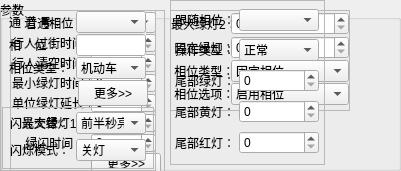
  <widget class="QGroupBox" name="groupBox_4">
   <property name="geometry">
    <rect>
     <x>10</x>
     <y>0</y>
     <width>401</width>
     <height>171</height>
    </rect>
   </property>
   <property name="title">
    <string>参数</string>
   </property>
   <widget class="QFrame" name="dlgFrameCom1">
    <property name="geometry">
     <rect>
      <x>10</x>
      <y>10</y>
      <width>155</width>
      <height>165</height>
     </rect>
    </property>
    <property name="minimumSize">
     <size>
      <width>155</width>
      <height>165</height>
     </size>
    </property>
    <property name="maximumSize">
     <size>
      <width>155</width>
      <height>165</height>
     </size>
    </property>
    <property name="frameShape">
     <enum>QFrame::StyledPanel</enum>
    </property>
    <property name="frameShadow">
     <enum>QFrame::Raised</enum>
    </property>
    <layout class="QGridLayout" name="gridLayout">
     <property name="horizontalSpacing">
      <number>1</number>
     </property>
     <property name="verticalSpacing">
      <number>0</number>
     </property>
     <property name="margin">
      <number>1</number>
     </property>
     <item row="0" column="0">
      <widget class="QLabel" name="comLb_1">
       <property name="minimumSize">
        <size>
         <width>78</width>
         <height>0</height>
        </size>
       </property>
       <property name="maximumSize">
        <size>
         <width>78</width>
         <height>16777215</height>
        </size>
       </property>
       <property name="text">
        <string>    普通相位：</string>
       </property>
      </widget>
     </item>
     <item row="0" column="1">
      <widget class="QComboBox" name="comCbId">
       <property name="minimumSize">
        <size>
         <width>65</width>
         <height>0</height>
        </size>
       </property>
       <property name="maximumSize">
        <size>
         <width>65</width>
         <height>16777215</height>
        </size>
       </property>
      </widget>
     </item>
     <item row="1" column="0">
      <widget class="QLabel" name="comLb_2">
       <property name="minimumSize">
        <size>
         <width>78</width>
         <height>0</height>
        </size>
       </property>
       <property name="maximumSize">
        <size>
         <width>78</width>
         <height>16777215</height>
        </size>
       </property>
       <property name="text">
        <string>行人过街时间：</string>
       </property>
      </widget>
     </item>
     <item row="1" column="1">
      <widget class="QSpinBox" name="comSbPedGreen">
       <property name="minimumSize">
        <size>
         <width>65</width>
         <height>0</height>
        </size>
       </property>
       <property name="maximumSize">
        <size>
         <width>65</width>
         <height>16777215</height>
        </size>
       </property>
      </widget>
     </item>
     <item row="2" column="0">
      <widget class="QLabel" name="comLb_3">
       <property name="minimumSize">
        <size>
         <width>78</width>
         <height>0</height>
        </size>
       </property>
       <property name="maximumSize">
        <size>
         <width>78</width>
         <height>16777215</height>
        </size>
       </property>
       <property name="text">
        <string>行人清空时间：</string>
       </property>
      </widget>
     </item>
     <item row="2" column="1">
      <widget class="QSpinBox" name="comSbPedClean">
       <property name="minimumSize">
        <size>
         <width>65</width>
         <height>0</height>
        </size>
       </property>
       <property name="maximumSize">
        <size>
         <width>65</width>
         <height>16777215</height>
        </size>
       </property>
      </widget>
     </item>
     <item row="3" column="0">
      <widget class="QLabel" name="comLb_4">
       <property name="minimumSize">
        <size>
         <width>78</width>
         <height>0</height>
        </size>
       </property>
       <property name="maximumSize">
        <size>
         <width>78</width>
         <height>16777215</height>
        </size>
       </property>
       <property name="text">
        <string>最小绿灯时间：</string>
       </property>
      </widget>
     </item>
     <item row="3" column="1">
      <widget class="QSpinBox" name="comSbMinGreen">
       <property name="minimumSize">
        <size>
         <width>65</width>
         <height>0</height>
        </size>
       </property>
       <property name="maximumSize">
        <size>
         <width>65</width>
         <height>16777215</height>
        </size>
       </property>
      </widget>
     </item>
     <item row="4" column="0">
      <widget class="QLabel" name="comLb_5">
       <property name="minimumSize">
        <size>
         <width>78</width>
         <height>0</height>
        </size>
       </property>
       <property name="maximumSize">
        <size>
         <width>78</width>
         <height>16777215</height>
        </size>
       </property>
       <property name="text">
        <string>单位绿灯延长：</string>
       </property>
      </widget>
     </item>
     <item row="4" column="1">
      <widget class="QSpinBox" name="comSbUnitDelay">
       <property name="minimumSize">
        <size>
         <width>65</width>
         <height>0</height>
        </size>
       </property>
       <property name="maximumSize">
        <size>
         <width>65</width>
         <height>16777215</height>
        </size>
       </property>
      </widget>
     </item>
     <item row="5" column="0">
      <widget class="QLabel" name="comLb_6">
       <property name="minimumSize">
        <size>
         <width>78</width>
         <height>0</height>
        </size>
       </property>
       <property name="maximumSize">
        <size>
         <width>78</width>
         <height>16777215</height>
        </size>
       </property>
       <property name="text">
        <string>   最大绿灯1：</string>
       </property>
      </widget>
     </item>
     <item row="5" column="1">
      <widget class="QSpinBox" name="comSbMaxGreen1">
       <property name="minimumSize">
        <size>
         <width>65</width>
         <height>0</height>
        </size>
       </property>
       <property name="maximumSize">
        <size>
         <width>65</width>
         <height>16777215</height>
        </size>
       </property>
      </widget>
     </item>
     <item row="6" column="0">
      <widget class="QLabel" name="comLb_7">
       <property name="minimumSize">
        <size>
         <width>78</width>
         <height>0</height>
        </size>
       </property>
       <property name="maximumSize">
        <size>
         <width>78</width>
         <height>16777215</height>
        </size>
       </property>
       <property name="text">
        <string>    绿闪时间：</string>
       </property>
      </widget>
     </item>
     <item row="6" column="1">
      <widget class="QSpinBox" name="comSbFlashGreen">
       <property name="minimumSize">
        <size>
         <width>65</width>
         <height>0</height>
        </size>
       </property>
       <property name="maximumSize">
        <size>
         <width>65</width>
         <height>16777215</height>
        </size>
       </property>
      </widget>
     </item>
     <item row="7" column="1">
      <widget class="QPushButton" name="comBtnMore">
       <property name="minimumSize">
        <size>
         <width>70</width>
         <height>0</height>
        </size>
       </property>
       <property name="maximumSize">
        <size>
         <width>70</width>
         <height>16777215</height>
        </size>
       </property>
       <property name="text">
        <string>更多&gt;&gt;</string>
       </property>
      </widget>
     </item>
    </layout>
   </widget>
   <widget class="QFrame" name="dlgFrameCom2">
    <property name="geometry">
     <rect>
      <x>170</x>
      <y>10</y>
      <width>180</width>
      <height>101</height>
     </rect>
    </property>
    <property name="minimumSize">
     <size>
      <width>165</width>
      <height>0</height>
     </size>
    </property>
    <property name="maximumSize">
     <size>
      <width>180</width>
      <height>16777215</height>
     </size>
    </property>
    <property name="frameShape">
     <enum>QFrame::StyledPanel</enum>
    </property>
    <property name="frameShadow">
     <enum>QFrame::Raised</enum>
    </property>
    <layout class="QGridLayout" name="gridLayout_2">
     <property name="leftMargin">
      <number>0</number>
     </property>
     <property name="topMargin">
      <number>1</number>
     </property>
     <property name="rightMargin">
      <number>0</number>
     </property>
     <property name="bottomMargin">
      <number>1</number>
     </property>
     <property name="horizontalSpacing">
      <number>0</number>
     </property>
     <property name="verticalSpacing">
      <number>1</number>
     </property>
     <item row="0" column="0">
      <widget class="QLabel" name="comLb_8">
       <property name="minimumSize">
        <size>
         <width>60</width>
         <height>0</height>
        </size>
       </property>
       <property name="maximumSize">
        <size>
         <width>60</width>
         <height>16777215</height>
        </size>
       </property>
       <property name="text">
        <string>最大绿灯2：</string>
       </property>
      </widget>
     </item>
     <item row="0" column="1">
      <widget class="QSpinBox" name="comSbMaxGreen2">
       <property name="minimumSize">
        <size>
         <width>115</width>
         <height>0</height>
        </size>
       </property>
       <property name="maximumSize">
        <size>
         <width>120</width>
         <height>16777215</height>
        </size>
       </property>
      </widget>
     </item>
     <item row="1" column="0">
      <widget class="QLabel" name="comLb_9">
       <property name="minimumSize">
        <size>
         <width>60</width>
         <height>0</height>
        </size>
       </property>
       <property name="maximumSize">
        <size>
         <width>60</width>
         <height>16777215</height>
        </size>
       </property>
       <property name="text">
        <string> 固定绿灯：</string>
       </property>
      </widget>
     </item>
     <item row="1" column="1">
      <widget class="QSpinBox" name="comSbFixGreen">
       <property name="minimumSize">
        <size>
         <width>115</width>
         <height>0</height>
        </size>
       </property>
       <property name="maximumSize">
        <size>
         <width>120</width>
         <height>16777215</height>
        </size>
       </property>
      </widget>
     </item>
     <item row="2" column="0">
      <widget class="QLabel" name="comLb_10">
       <property name="minimumSize">
        <size>
         <width>60</width>
         <height>0</height>
        </size>
       </property>
       <property name="maximumSize">
        <size>
         <width>60</width>
         <height>16777215</height>
        </size>
       </property>
       <property name="text">
        <string> 相位类型：</string>
       </property>
      </widget>
     </item>
     <item row="2" column="1">
      <widget class="QComboBox" name="comCbTpye">
       <property name="minimumSize">
        <size>
         <width>115</width>
         <height>0</height>
        </size>
       </property>
       <property name="maximumSize">
        <size>
         <width>120</width>
         <height>16777215</height>
        </size>
       </property>
       <item>
        <property name="text">
         <string>固定相位</string>
        </property>
       </item>
       <item>
        <property name="text">
         <string>待定相位</string>
        </property>
       </item>
       <item>
        <property name="text">
         <string>弹性相位</string>
        </property>
       </item>
       <item>
        <property name="text">
         <string>关键相位</string>
        </property>
       </item>
       <item>
        <property name="text">
         <string/>
        </property>
       </item>
      </widget>
     </item>
     <item row="3" column="0">
      <widget class="QLabel" name="comLb_11">
       <property name="minimumSize">
        <size>
         <width>60</width>
         <height>0</height>
        </size>
       </property>
       <property name="maximumSize">
        <size>
         <width>60</width>
         <height>16777215</height>
        </size>
       </property>
       <property name="text">
        <string> 相位选项：</string>
       </property>
      </widget>
     </item>
     <item row="3" column="1">
      <widget class="QComboBox" name="comCbOption">
       <property name="minimumSize">
        <size>
         <width>115</width>
         <height>0</height>
        </size>
       </property>
       <property name="maximumSize">
        <size>
         <width>120</width>
         <height>16777215</height>
        </size>
       </property>
       <item>
        <property name="text">
         <string>启用相位</string>
        </property>
       </item>
       <item>
        <property name="text">
         <string>跟随同阶段相位放行</string>
        </property>
       </item>
       <item>
        <property name="text">
         <string>行人过街相位</string>
        </property>
       </item>
       <item>
        <property name="text">
         <string>同阶段相位同时出现</string>
        </property>
       </item>
       <item>
        <property name="text">
         <string>行人随机动车方向</string>
        </property>
       </item>
       <item>
        <property name="text">
         <string/>
        </property>
       </item>
      </widget>
     </item>
    </layout>
   </widget>
   <widget class="QFrame" name="dlgFrameOverlap">
    <property name="geometry">
     <rect>
      <x>170</x>
      <y>0</y>
      <width>155</width>
      <height>165</height>
     </rect>
    </property>
    <property name="minimumSize">
     <size>
      <width>155</width>
      <height>165</height>
     </size>
    </property>
    <property name="maximumSize">
     <size>
      <width>155</width>
      <height>165</height>
     </size>
    </property>
    <property name="frameShape">
     <enum>QFrame::StyledPanel</enum>
    </property>
    <property name="frameShadow">
     <enum>QFrame::Raised</enum>
    </property>
    <layout class="QGridLayout" name="gridLayout_3">
     <property name="margin">
      <number>1</number>
     </property>
     <property name="spacing">
      <number>1</number>
     </property>
     <item row="0" column="0">
      <widget class="QLabel" name="comLb_12">
       <property name="minimumSize">
        <size>
         <width>60</width>
         <height>0</height>
        </size>
       </property>
       <property name="maximumSize">
        <size>
         <width>60</width>
         <height>16777215</height>
        </size>
       </property>
       <property name="text">
        <string>跟随相位：</string>
       </property>
      </widget>
     </item>
     <item row="0" column="1">
      <widget class="QComboBox" name="overlapCbId">
       <property name="minimumSize">
        <size>
         <width>80</width>
         <height>0</height>
        </size>
       </property>
       <property name="maximumSize">
        <size>
         <width>80</width>
         <height>16777215</height>
        </size>
       </property>
      </widget>
     </item>
     <item row="1" column="0">
      <widget class="QLabel" name="comLb_13">
       <property name="minimumSize">
        <size>
         <width>60</width>
         <height>0</height>
        </size>
       </property>
       <property name="maximumSize">
        <size>
         <width>60</width>
         <height>16777215</height>
        </size>
       </property>
       <property name="text">
        <string>操作类型：</string>
       </property>
      </widget>
     </item>
     <item row="1" column="1">
      <widget class="QComboBox" name="overlapCbType">
       <property name="minimumSize">
        <size>
         <width>80</width>
         <height>0</height>
        </size>
       </property>
       <property name="maximumSize">
        <size>
         <width>80</width>
         <height>16777215</height>
        </size>
       </property>
       <item>
        <property name="text">
         <string>正常</string>
        </property>
       </item>
       <item>
        <property name="text">
         <string>最小绿灯黄灯</string>
        </property>
       </item>
       <item>
        <property name="text">
         <string>其它</string>
        </property>
       </item>
       <item>
        <property name="text">
         <string/>
        </property>
       </item>
      </widget>
     </item>
     <item row="2" column="0">
      <widget class="QLabel" name="comLb_14">
       <property name="minimumSize">
        <size>
         <width>60</width>
         <height>0</height>
        </size>
       </property>
       <property name="maximumSize">
        <size>
         <width>60</width>
         <height>16777215</height>
        </size>
       </property>
       <property name="text">
        <string>尾部绿灯：</string>
       </property>
      </widget>
     </item>
     <item row="2" column="1">
      <widget class="QSpinBox" name="overlapSbTailGreen">
       <property name="minimumSize">
        <size>
         <width>80</width>
         <height>0</height>
        </size>
       </property>
       <property name="maximumSize">
        <size>
         <width>80</width>
         <height>16777215</height>
        </size>
       </property>
      </widget>
     </item>
     <item row="3" column="0">
      <widget class="QLabel" name="comLb_15">
       <property name="minimumSize">
        <size>
         <width>60</width>
         <height>0</height>
        </size>
       </property>
       <property name="maximumSize">
        <size>
         <width>60</width>
         <height>16777215</height>
        </size>
       </property>
       <property name="text">
        <string>尾部黄灯：</string>
       </property>
      </widget>
     </item>
     <item row="3" column="1">
      <widget class="QSpinBox" name="overlapSbTailYellow">
       <property name="minimumSize">
        <size>
         <width>80</width>
         <height>0</height>
        </size>
       </property>
       <property name="maximumSize">
        <size>
         <width>80</width>
         <height>16777215</height>
        </size>
       </property>
      </widget>
     </item>
     <item row="4" column="0">
      <widget class="QLabel" name="comLb_16">
       <property name="minimumSize">
        <size>
         <width>60</width>
         <height>0</height>
        </size>
       </property>
       <property name="maximumSize">
        <size>
         <width>60</width>
         <height>16777215</height>
        </size>
       </property>
       <property name="text">
        <string>尾部红灯：</string>
       </property>
      </widget>
     </item>
     <item row="4" column="1">
      <widget class="QSpinBox" name="overlapSbTailRed">
       <property name="minimumSize">
        <size>
         <width>80</width>
         <height>0</height>
        </size>
       </property>
       <property name="maximumSize">
        <size>
         <width>80</width>
         <height>16777215</height>
        </size>
       </property>
      </widget>
     </item>
    </layout>
   </widget>
   <widget class="QFrame" name="dlgFrameChl">
    <property name="geometry">
     <rect>
      <x>0</x>
      <y>10</y>
      <width>156</width>
      <height>161</height>
     </rect>
    </property>
    <property name="frameShape">
     <enum>QFrame::StyledPanel</enum>
    </property>
    <property name="frameShadow">
     <enum>QFrame::Raised</enum>
    </property>
    <layout class="QVBoxLayout" name="verticalLayout_2">
     <property name="spacing">
      <number>1</number>
     </property>
     <property name="leftMargin">
      <number>1</number>
     </property>
     <property name="topMargin">
      <number>0</number>
     </property>
     <property name="rightMargin">
      <number>1</number>
     </property>
     <property name="bottomMargin">
      <number>1</number>
     </property>
     <item>
      <layout class="QHBoxLayout" name="horizontalLayout">
       <property name="spacing">
        <number>0</number>
       </property>
       <item>
        <widget class="QLabel" name="chlLb1">
         <property name="minimumSize">
          <size>
           <width>55</width>
           <height>0</height>
          </size>
         </property>
         <property name="maximumSize">
          <size>
           <width>60</width>
           <height>16777215</height>
          </size>
         </property>
         <property name="contextMenuPolicy">
          <enum>Qt::NoContextMenu</enum>
         </property>
         <property name="text">
          <string>通 道 号：</string>
         </property>
        </widget>
       </item>
       <item>
        <widget class="QComboBox" name="chlCbNo">
         <property name="minimumSize">
          <size>
           <width>70</width>
           <height>0</height>
          </size>
         </property>
         <property name="maximumSize">
          <size>
           <width>70</width>
           <height>16777215</height>
          </size>
         </property>
         <property name="autoFillBackground">
          <bool>true</bool>
         </property>
        </widget>
       </item>
      </layout>
     </item>
     <item>
      <layout class="QHBoxLayout" name="horizontalLayout_2">
       <property name="spacing">
        <number>0</number>
       </property>
       <item>
        <widget class="QLabel" name="chlLb2">
         <property name="minimumSize">
          <size>
           <width>55</width>
           <height>0</height>
          </size>
         </property>
         <property name="maximumSize">
          <size>
           <width>60</width>
           <height>16777215</height>
          </size>
         </property>
         <property name="text">
          <string>相    位：</string>
         </property>
        </widget>
       </item>
       <item>
        <widget class="QLineEdit" name="chlLePhase">
         <property name="minimumSize">
          <size>
           <width>70</width>
           <height>0</height>
          </size>
         </property>
         <property name="maximumSize">
          <size>
           <width>70</width>
           <height>16777215</height>
          </size>
         </property>
         <property name="autoFillBackground">
          <bool>true</bool>
         </property>
        </widget>
       </item>
      </layout>
     </item>
     <item>
      <layout class="QHBoxLayout" name="horizontalLayout_3">
       <property name="spacing">
        <number>0</number>
       </property>
       <item>
        <widget class="QLabel" name="chlLb3">
         <property name="minimumSize">
          <size>
           <width>55</width>
           <height>0</height>
          </size>
         </property>
         <property name="maximumSize">
          <size>
           <width>60</width>
           <height>16777215</height>
          </size>
         </property>
         <property name="text">
          <string>相位类型：</string>
         </property>
        </widget>
       </item>
       <item>
        <widget class="QComboBox" name="chlCbType">
         <property name="minimumSize">
          <size>
           <width>70</width>
           <height>0</height>
          </size>
         </property>
         <property name="maximumSize">
          <size>
           <width>70</width>
           <height>16777215</height>
          </size>
         </property>
         <property name="autoFillBackground">
          <bool>true</bool>
         </property>
         <item>
          <property name="text">
           <string>机动车</string>
          </property>
         </item>
         <item>
          <property name="text">
           <string>行人</string>
          </property>
         </item>
         <item>
          <property name="text">
           <string>跟随相位</string>
          </property>
         </item>
         <item>
          <property name="text">
           <string>其它</string>
          </property>
         </item>
        </widget>
       </item>
      </layout>
     </item>
     <item>
      <layout class="QHBoxLayout" name="horizontalLayout_4">
       <property name="spacing">
        <number>0</number>
       </property>
       <property name="rightMargin">
        <number>6</number>
       </property>
       <item>
        <spacer name="horizontalSpacer">
         <property name="orientation">
          <enum>Qt::Horizontal</enum>
         </property>
         <property name="sizeHint" stdset="0">
          <size>
           <width>40</width>
           <height>20</height>
          </size>
         </property>
        </spacer>
       </item>
       <item>
        <widget class="QPushButton" name="chlBtnShow">
         <property name="minimumSize">
          <size>
           <width>70</width>
           <height>0</height>
          </size>
         </property>
         <property name="maximumSize">
          <size>
           <width>70</width>
           <height>16777215</height>
          </size>
         </property>
         <property name="text">
          <string>更多&gt;&gt;</string>
         </property>
        </widget>
       </item>
      </layout>
     </item>
     <item>
      <widget class="QFrame" name="chlFrameMore">
       <property name="frameShape">
        <enum>QFrame::StyledPanel</enum>
       </property>
       <property name="frameShadow">
        <enum>QFrame::Raised</enum>
       </property>
       <layout class="QVBoxLayout" name="verticalLayout">
        <property name="spacing">
         <number>1</number>
        </property>
        <property name="leftMargin">
         <number>1</number>
        </property>
        <property name="topMargin">
         <number>0</number>
        </property>
        <property name="rightMargin">
         <number>1</number>
        </property>
        <property name="bottomMargin">
         <number>1</number>
        </property>
        <item>
         <layout class="QHBoxLayout" name="horizontalLayout_5">
          <property name="spacing">
           <number>0</number>
          </property>
          <item>
           <widget class="QLabel" name="chlLb4">
            <property name="minimumSize">
             <size>
              <width>55</width>
              <height>0</height>
             </size>
            </property>
            <property name="maximumSize">
             <size>
              <width>60</width>
              <height>16777215</height>
             </size>
            </property>
            <property name="text">
             <string>闪光交替：</string>
            </property>
           </widget>
          </item>
          <item>
           <widget class="QComboBox" name="chlCbLight">
            <property name="minimumSize">
             <size>
              <width>70</width>
              <height>0</height>
             </size>
            </property>
            <property name="maximumSize">
             <size>
              <width>70</width>
              <height>16777215</height>
             </size>
            </property>
            <property name="autoFillBackground">
             <bool>true</bool>
            </property>
            <item>
             <property name="text">
              <string>前半秒亮</string>
             </property>
            </item>
            <item>
             <property name="text">
              <string>后半秒亮</string>
             </property>
            </item>
           </widget>
          </item>
         </layout>
        </item>
        <item>
         <layout class="QHBoxLayout" name="horizontalLayout_6">
          <property name="spacing">
           <number>0</number>
          </property>
          <item>
           <widget class="QLabel" name="chlLb5">
            <property name="minimumSize">
             <size>
              <width>55</width>
              <height>0</height>
             </size>
            </property>
            <property name="maximumSize">
             <size>
              <width>60</width>
              <height>16777215</height>
             </size>
            </property>
            <property name="text">
             <string>闪烁模式：</string>
            </property>
           </widget>
          </item>
          <item>
           <widget class="QComboBox" name="chlCbMode">
            <property name="minimumSize">
             <size>
              <width>70</width>
              <height>0</height>
             </size>
            </property>
            <property name="maximumSize">
             <size>
              <width>70</width>
              <height>16777215</height>
             </size>
            </property>
            <property name="autoFillBackground">
             <bool>true</bool>
            </property>
            <item>
             <property name="text">
              <string>关灯</string>
             </property>
            </item>
            <item>
             <property name="text">
              <string>黄闪</string>
             </property>
            </item>
            <item>
             <property name="text">
              <string>红闪</string>
             </property>
            </item>
           </widget>
          </item>
         </layout>
        </item>
       </layout>
      </widget>
     </item>
    </layout>
   </widget>
  </widget>
